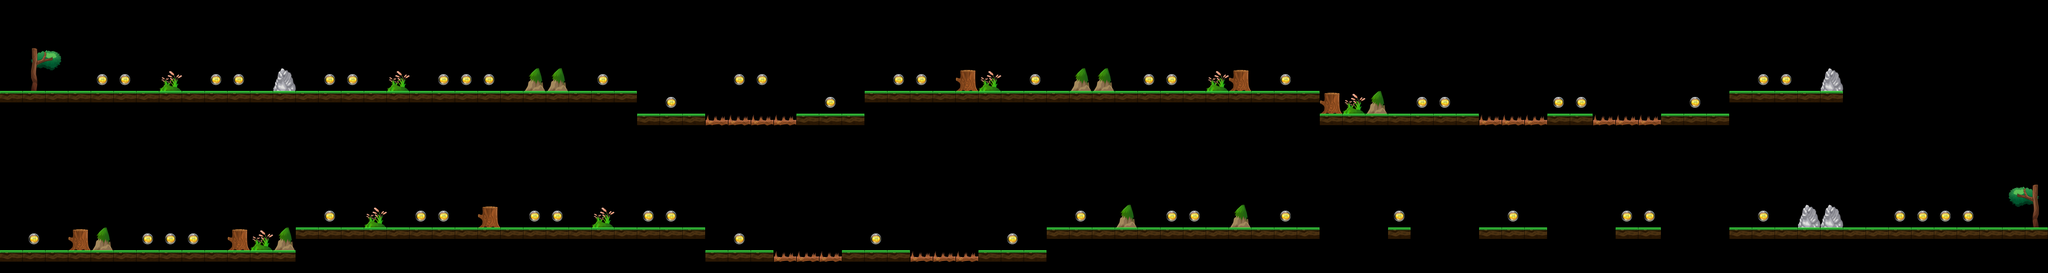

A level layout from a 2D game, rendered from its tile map. Below: a short description, then the map file with tile-grid data replaced by summaries:
An orthogonal 90x12 tile map with 80x80 px tiles, 1 tile layer (Level).

<map version="1.0" orientation="orthogonal" width="90" height="12" tilewidth="80" tileheight="80">
 <properties>
  <property name="StartDirection" value="0" />
 </properties>
 <tileset firstgid="1" name="Untitled" tilewidth="80" tileheight="80">
  <image source="tileset2.png" width="640" height="320" />
 </tileset>
 <layer name="Level" width="90" height="12">
  <data>[1080 cells, 249 non-empty, 16 distinct tile ids]</data>
 </layer>
</map>
